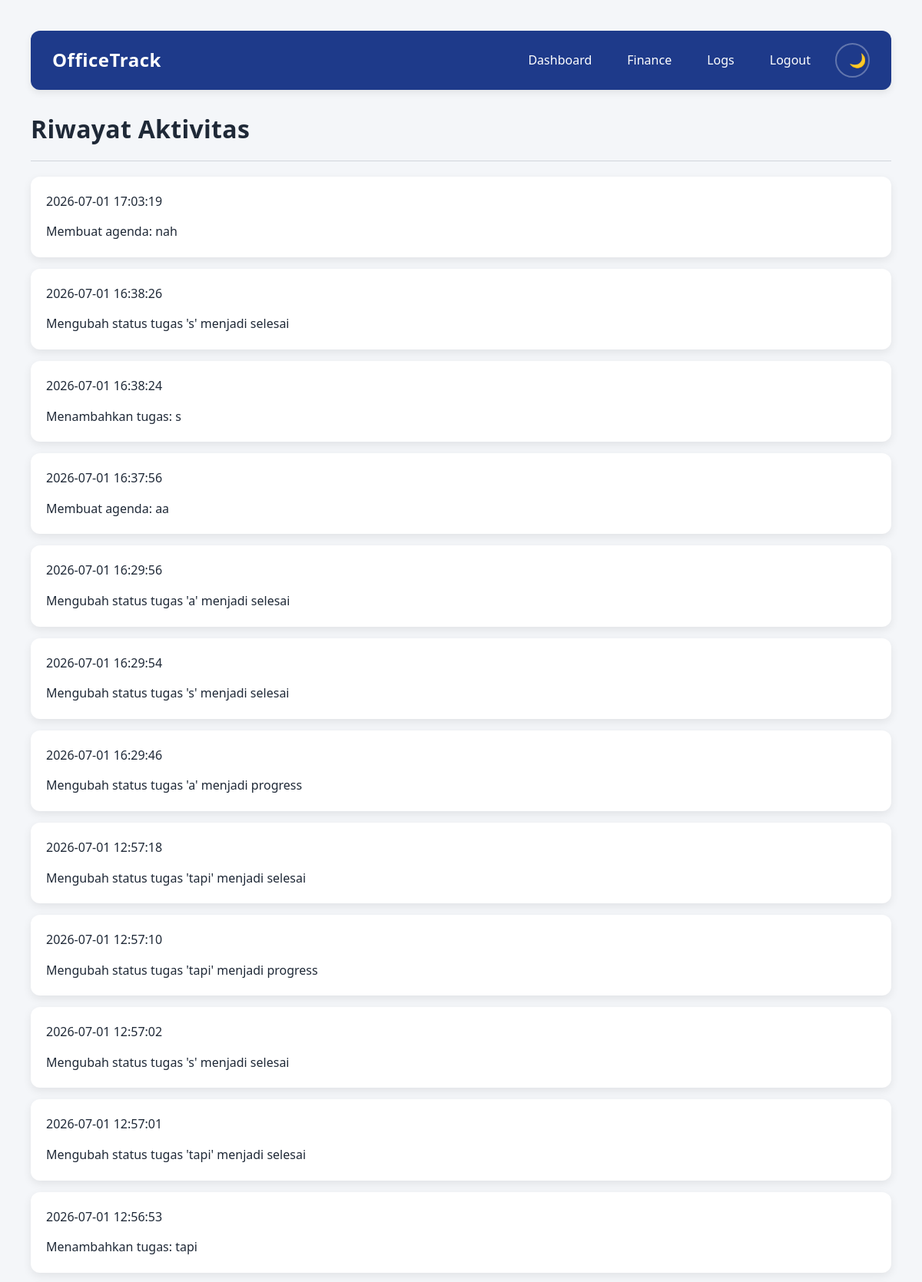
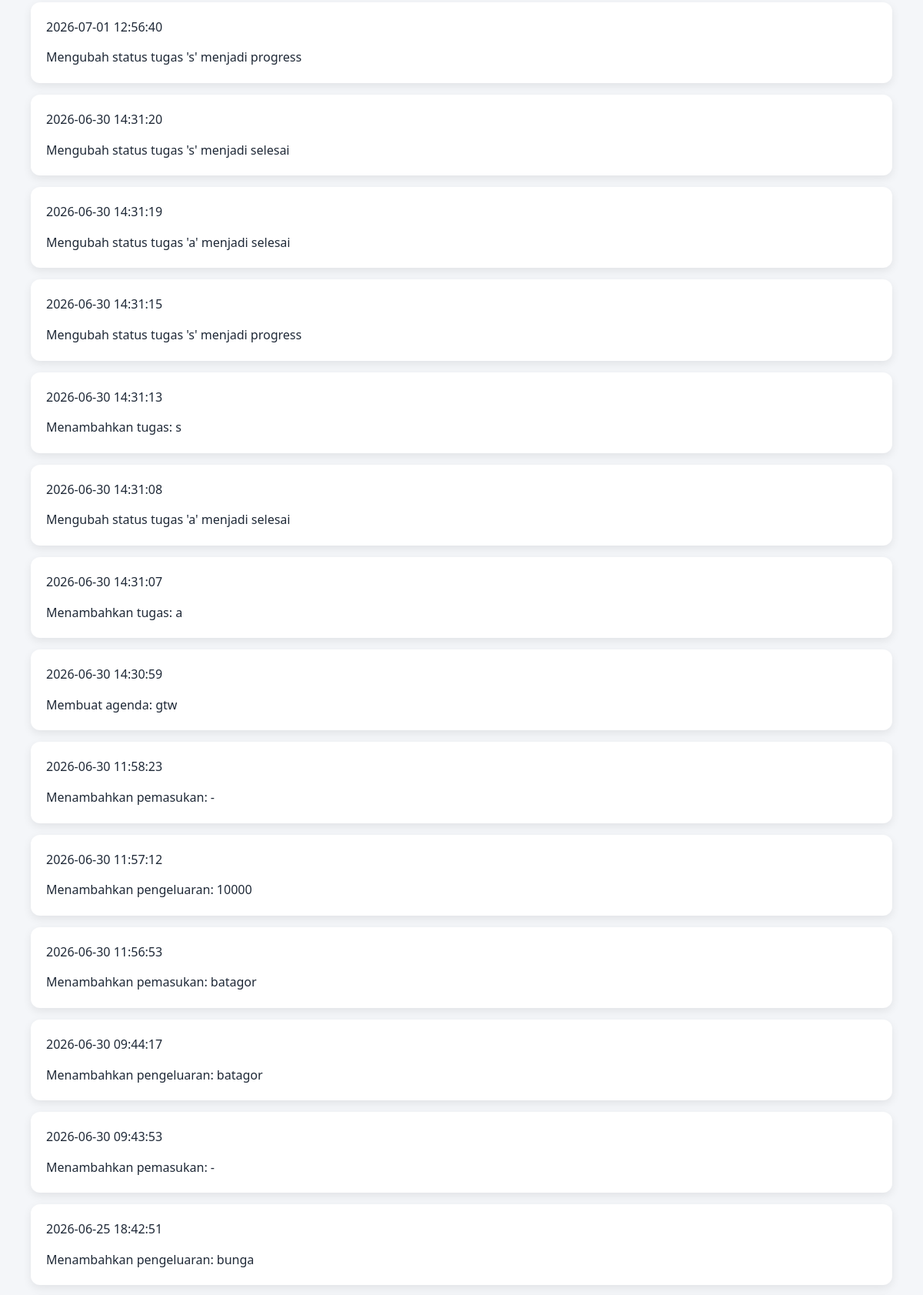
Screenshot of /logs (signed in, upper part) with the database file from the repository (2 pictures, top to bottom).
### tables this page shows
CREATE TABLE activity_logs(
        id INTEGER PRIMARY KEY AUTOINCREMENT,
        user_id INTEGER NOT NULL,
        aktivitas TEXT NOT NULL,
        tanggal TEXT NOT NULL,

        FOREIGN KEY(user_id)
        REFERENCES users(id)
    );

### routes/logs.py (the view)
@logs_bp.route("/logs")
@login_required
def logs():
    logs = get_logs_service(session["user_id"])
    return render_template(
        "logs/logs.html",
        logs=logs,
    )

### database/database.py (called while the page is built)
def get_connection():
    conn = sqlite3.connect(DB_PATH)
    conn.row_factory = sqlite3.Row
    return conn

### database/log_db.py (called while the page is built)
def get_logs(user_id):
    conn = get_connection()
    cursor = conn.cursor()
    cursor.execute(
        """
        SELECT *
        FROM activity_logs
        WHERE user_id = ?
        ORDER BY tanggal DESC
        """,
        (user_id,),
    )
    logs = cursor.fetchall()
    conn.close()
    return logs

### services/log_service.py (called while the page is built)
def get_logs_service(user_id):
    return get_logs(user_id)

### utils/security.py (called while the page is built)
def login_required(func):
    @wraps(func)
    def wrapper(*args, **kwargs):
        if "user_id" not in session:
            return redirect("/login")
        return func(*args, **kwargs)
    return wrapper

### templates/logs/logs.html (shortened to what this page needs)
<!DOCTYPE html>
<html lang="id">
<head>
    <link rel="stylesheet"
          href="{{ url_for('static', filename='css/style.css') }}">
</head>
<body>
    <div class="container">
        <div class="navbar">
            <div class="navbar-logo">
                OfficeTrack
            </div>
            <div class="navbar-menu">
                <a href="/dashboard">Dashboard</a>
                <a href="/finance">Finance</a>
                <a href="/logs">Logs</a>
                <a href="/logout">Logout</a>
                <button
                    id="theme-toggle"
                    type="button">
                </button>
            </div>
        </div>
        <h1>Riwayat Aktivitas</h1>
        <hr>
        {% if logs %}
            {% for log in logs %}
                <div class="card log-card">
                    <div class="card-body">
                        <p>
                            {{ log[3] }}
                        </p>
                        <p>
                            {{ log[2] }}
                        </p>
                    </div>
                </div>
            {% endfor %}
        {% else %}
            <p>
                Belum ada aktivitas
            </p>
        {% endif %}
    </div>
</body>
</html>

### static/css/style.css (style rules this page uses)
:root { --primary:#2563eb; --primary-hover:#1d4ed8; --success:#22c55e; --success-hover:#16a34a; --danger:#ef4444; --danger-hover:#dc2626; --warning:#f59e0b; --text:#1f2937; --text-secondary:#6b7280; --bg:#f4f6f9; --surface:#ffffff; --border:#d1d5db; --radius:12px; --shadow:0 4px 12px rgba(0,0,0,.08); --shadow-hover:0 8px 20px rgba(0,0,0,.15); --transition:.25s; }
* { margin:0; padding:0; box-sizing:border-box; }
body { font-family: "Segoe UI", Arial, sans-serif; background:var(--bg); color:var(--text); padding:20px; line-height:1.6; transition: background .3s, color .3s; }
.container { width:100%; max-width:1400px; margin:0 auto; padding:20px; }

### static/css/components.css (style rules this page uses)
h1, h2, h3 { font-weight:700; color:var(--text); line-height:1.3; letter-spacing:.3px; margin-bottom:20px; }
h1 { font-size:32px; }
p { margin-bottom:0px; }
button { background:var(--primary); color:white; border:none; padding:10px 16px; border-radius:12px; cursor:pointer; font-size:14px; transition:var(--transition); }
a { color:#2563eb; text-decoration:none; }
hr { margin:20px 0; border:none; border-top:1px solid #d1d5db; }
.navbar { display:flex; justify-content:space-between; align-items:center; background:#1e3a8a; padding:16px 28px; border-radius:12px; margin-bottom:30px; box-shadow:0 4px 10px rgba(0,0,0,.08); transition: background .3s, color .3s, border-color .3s, box-shadow .3s, transform .25s; }
.navbar-logo { color:white; font-size:24px; font-weight:700; letter-spacing:.5px; }
.navbar-menu { display:flex; align-items:center; gap:18px; }
.navbar-menu a { color:white; text-decoration:none; font-weight:500; padding:8px 14px; border-radius:12px; transition:.25s; }
.card { background:var(--surface); border-radius:var(--radius); padding:20px; box-shadow:var(--shadow); transition: background .3s, color .3s, border-color .3s, box-shadow .3s, transform .25s; }
.card-body { display:flex; flex-direction:column; gap:14px; }
.log-card { margin-bottom:15px; }
#theme-toggle { background:transparent; border:2px solid rgba(255,255,255,.3); color:white; width:45px; height:45px; border-radius:50%; cursor:pointer; font-size:18px; transition:.25s; }

### rows the page displays
activity_logs: tanggal "2026-07-01 17:03:19", aktivitas "Membuat agenda: nah"
activity_logs: tanggal "2026-07-01 16:38:26", aktivitas "Mengubah status tugas 's' menjadi selesai"
activity_logs: tanggal "2026-07-01 16:38:24", aktivitas "Menambahkan tugas: s"
activity_logs: tanggal "2026-07-01 16:37:56", aktivitas "Membuat agenda: aa"
activity_logs: tanggal "2026-07-01 16:29:56", aktivitas "Mengubah status tugas 'a' menjadi selesai"
activity_logs: tanggal "2026-07-01 16:29:54", aktivitas "Mengubah status tugas 's' menjadi selesai"
activity_logs: tanggal "2026-07-01 16:29:46", aktivitas "Mengubah status tugas 'a' menjadi progress"
activity_logs: tanggal "2026-07-01 12:57:18", aktivitas "Mengubah status tugas 'tapi' menjadi selesai"
activity_logs: tanggal "2026-07-01 12:57:10", aktivitas "Mengubah status tugas 'tapi' menjadi progress"
activity_logs: tanggal "2026-07-01 12:57:02", aktivitas "Mengubah status tugas 's' menjadi selesai"
activity_logs: tanggal "2026-07-01 12:57:01", aktivitas "Mengubah status tugas 'tapi' menjadi selesai"
activity_logs: tanggal "2026-07-01 12:56:53", aktivitas "Menambahkan tugas: tapi"
activity_logs: tanggal "2026-07-01 12:56:40", aktivitas "Mengubah status tugas 's' menjadi progress"
activity_logs: tanggal "2026-06-30 14:31:20", aktivitas "Mengubah status tugas 's' menjadi selesai"
activity_logs: tanggal "2026-06-30 14:31:19", aktivitas "Mengubah status tugas 'a' menjadi selesai"
activity_logs: tanggal "2026-06-30 14:31:15", aktivitas "Mengubah status tugas 's' menjadi progress"
activity_logs: tanggal "2026-06-30 14:31:13", aktivitas "Menambahkan tugas: s"
activity_logs: tanggal "2026-06-30 14:31:08", aktivitas "Mengubah status tugas 'a' menjadi selesai"
activity_logs: tanggal "2026-06-30 14:31:07", aktivitas "Menambahkan tugas: a"
activity_logs: tanggal "2026-06-30 14:30:59", aktivitas "Membuat agenda: gtw"
activity_logs: tanggal "2026-06-30 11:58:23", aktivitas "Menambahkan pemasukan: -"
activity_logs: tanggal "2026-06-30 11:57:12", aktivitas "Menambahkan pengeluaran: 10000"
activity_logs: tanggal "2026-06-30 11:56:53", aktivitas "Menambahkan pemasukan: batagor"
activity_logs: tanggal "2026-06-30 09:44:17", aktivitas "Menambahkan pengeluaran: batagor"
activity_logs: tanggal "2026-06-30 09:43:53", aktivitas "Menambahkan pemasukan: -"
activity_logs: tanggal "2026-06-25 18:42:51", aktivitas "Menambahkan pengeluaran: bunga"
